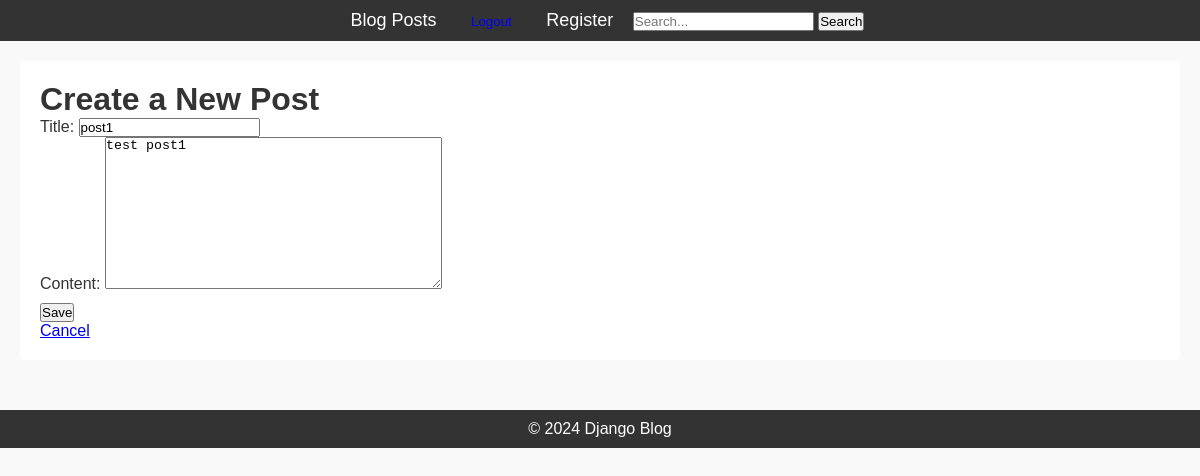
Page /post/1/update/ (signed in) on the earlier database version.
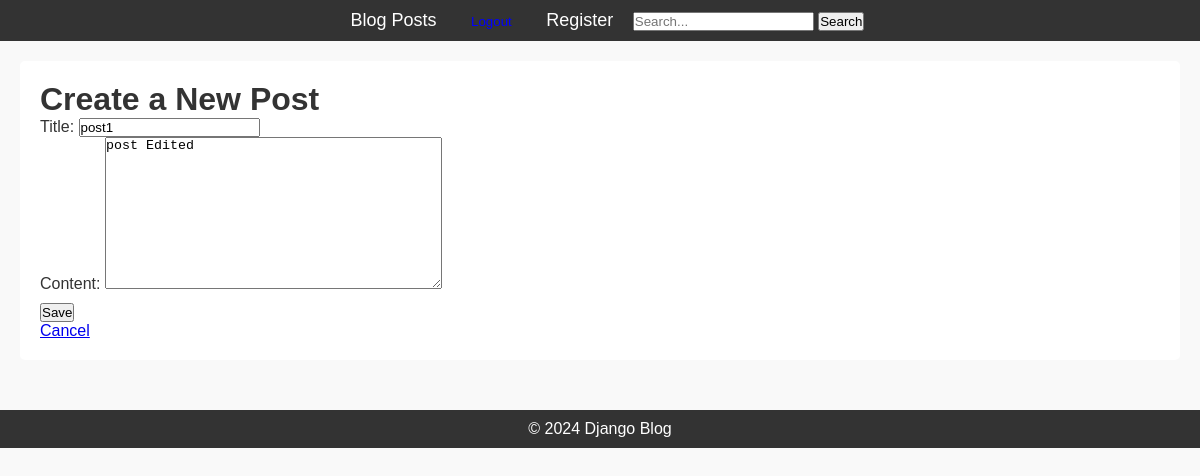
Same page on the later database version.
### blog/models.py (models this page shows, shortened)
class Post(models.Model):
    title = models.CharField(max_length=200)
    content = models.TextField()
    published_date = models.DateTimeField(auto_now_add=True)
    author = models.ForeignKey(User, on_delete=models.CASCADE, related_name='posts')
    tags = TaggableManager()  # Add tags functionality

### blog/views.py (the view, shortened to what this page needs)
# urls.py: path('post/<int:pk>/update/', PostUpdateView.as_view(), name='post-edit'),
class PostUpdateView(LoginRequiredMixin, UserPassesTestMixin, UpdateView):
    model = Post
    form_class = PostForm  # Use the custom form
    template_name = "blog/post_form.html"
    def get_queryset(self):
        return Post.objects.all()  # Use all posts since test_func will handle permissions
    def test_func(self):
        post = self.get_object()
        return self.request.user == post.author

### blog/forms.py
class PostForm(forms.ModelForm):
    class Meta:
        model = Post
        fields = ['title', 'content', 'tags']  # Include 'tags'
        widgets = {
            'tags': TagWidget(),  # Use TagWidget for a user-friendly tag input
        }

### blog/templates/blog/post_form.html (shortened to what this page needs)
{% extends 'blog/base.html' %}
{% load static %}
{% block content %}
<div style="background: #fff; padding: 20px; border-radius: 5px;">
    <h1>{{ view.action|default:"Create a New Post" }}</h1>
    <form method="post">
        {{ form.as_p }}
        <button type="submit" class="btn btn-success" style="margin-top: 10px;">Save</button>
    </form>
    <a href="{% url 'post-list' %}" class="btn btn-secondary" style="margin-top: 10px;">Cancel</a>
</div>
{% endblock %}

Differences in the rows shown:
changed Post "post1": content "test post1" → "post Edited"
